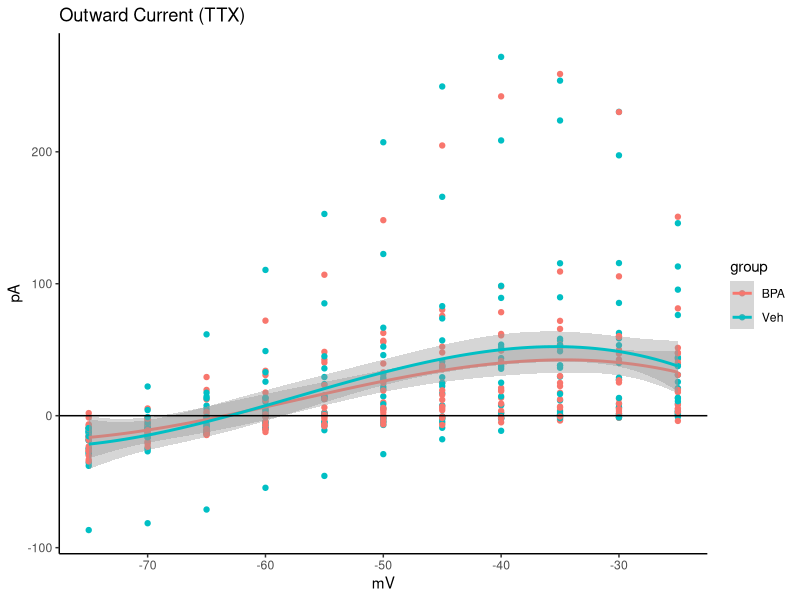
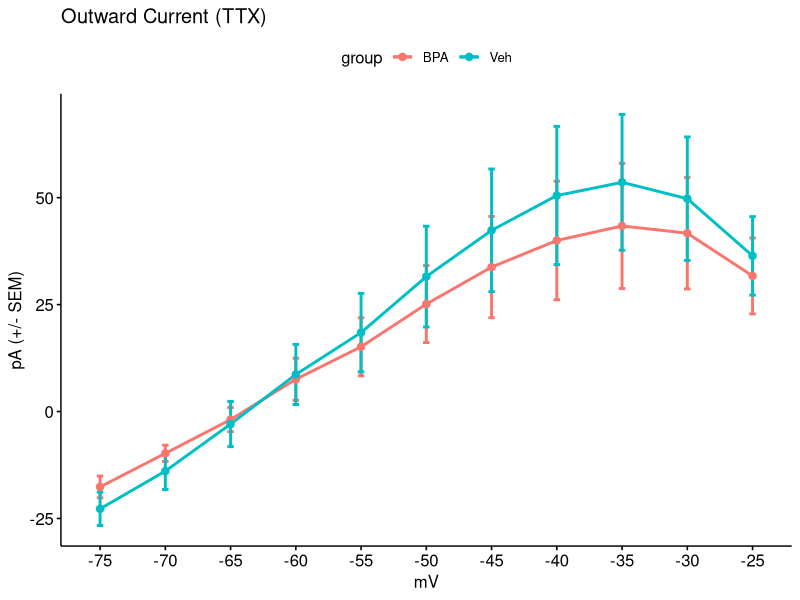
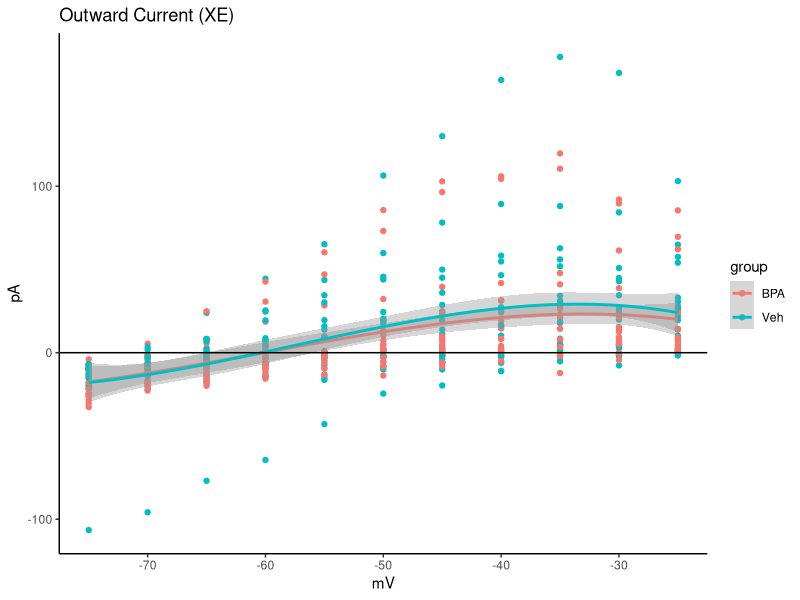
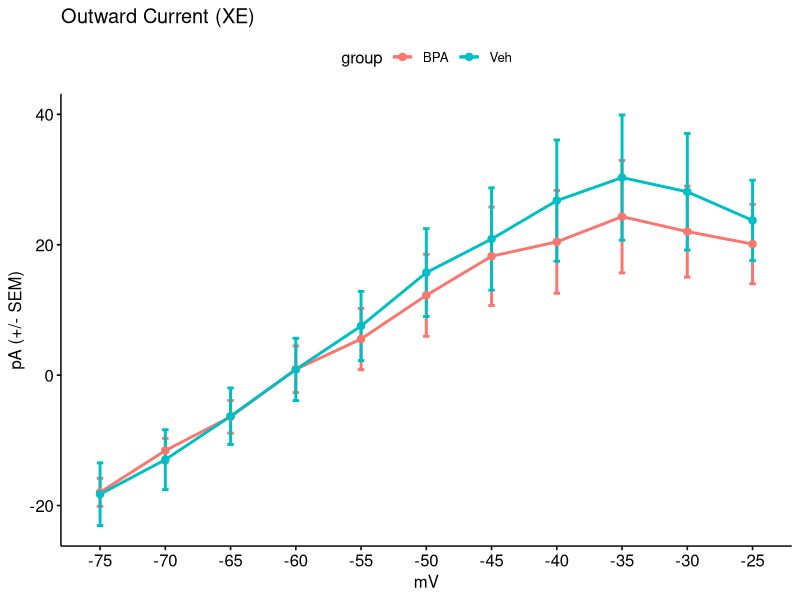
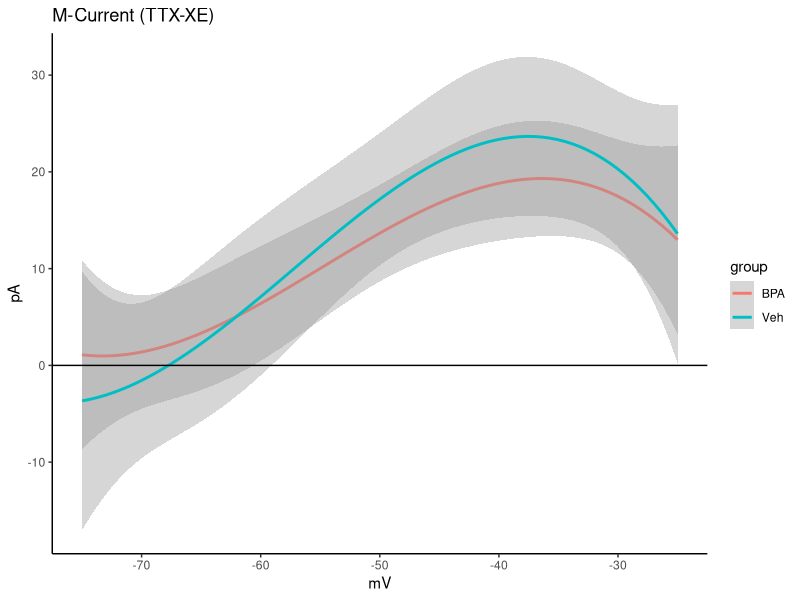
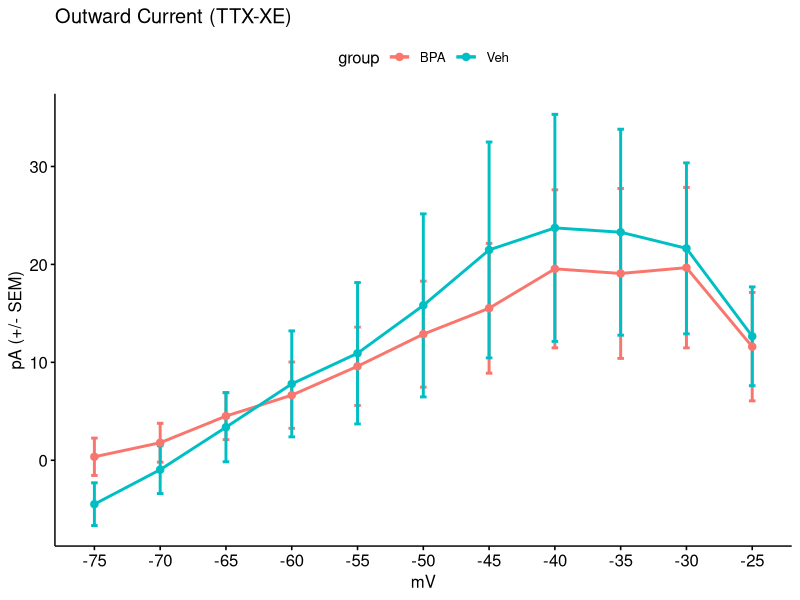
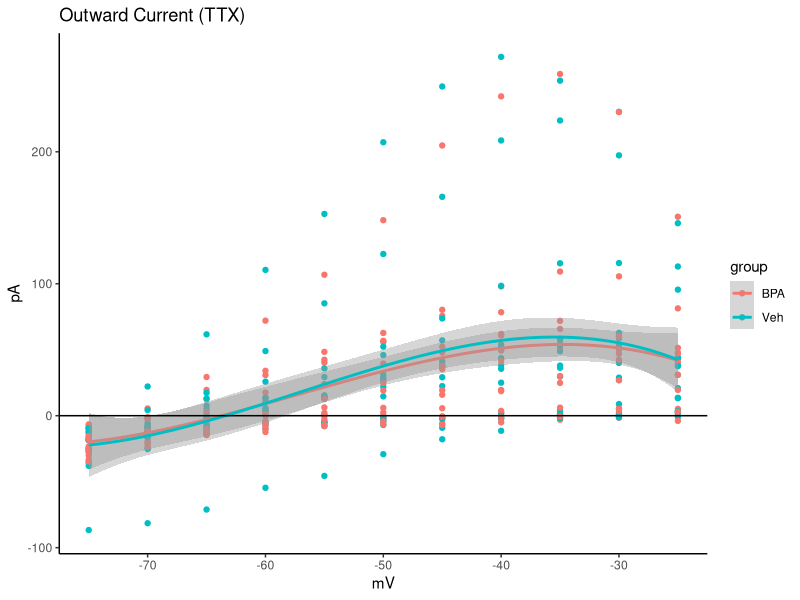
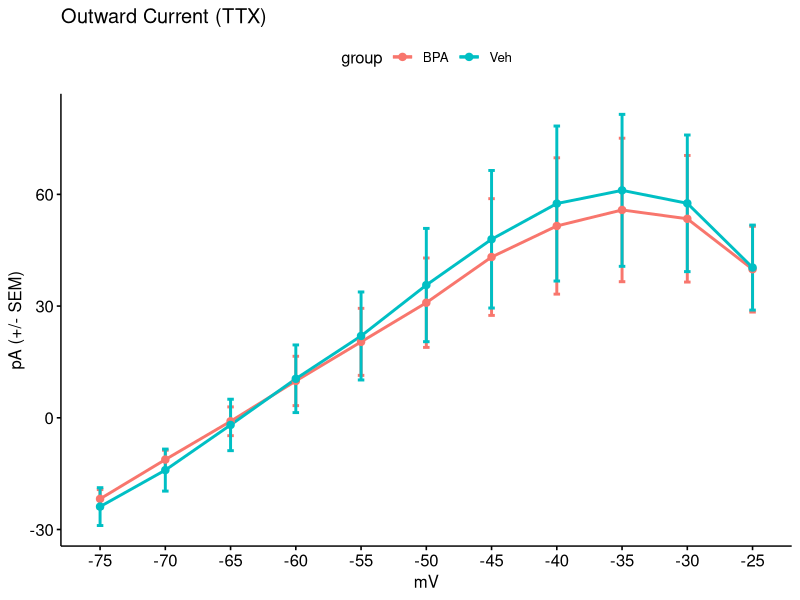

The R script that drew these images, in order:


# M-current

library(Matrix)
library(lme4)
library(lmerTest)
library(tidyverse)
library(ggpubr)
library(car)


rie <- read.csv("rawdata/rmp-impre-epsc-data.csv")
rie$subslice <- paste(rie$subject, rie$slice, sep = "")
rie <- rie %>% relocate(subslice)
mcd <- read.csv("rawdata/mc-data.csv")

rie.id <- rie %>% select(subslice,group)

tmcd <- as.data.frame(t(mcd))

names(tmcd) <- lapply(tmcd[1, ], as.character)
tmcd <- tmcd[-1,]
tmcd1 <- tibble::rownames_to_column(tmcd, "ID")


tmcd2 <- tmcd1 %>%
  separate(ID, into = c("mc.tp", "subject"), sep = "_", remove = TRUE) %>%
  select(subject, everything()) %>%
  separate(mc.tp, into = c("drug", "tp"), sep = "\\.", remove = TRUE) %>%
  select(subject, everything()) %>% 
  rename(subslice = subject)

mcd3 <- left_join(rie.id,tmcd2, by="subslice")

mcd4 <- mcd3[!is.na(mcd3$drug),]




mc.pro <- mcd4 %>%
  filter(tp %in% c("Y1", "Y2", "Y3", "Y4")) %>%
  mutate(
    drug_group = case_when(
      drug %in% c("TTX1", "TTX2") ~ "TTX",
      drug %in% c("XE1", "XE2") ~ "XE",
      TRUE ~ NA_character_
    ),
    group = group
  ) %>%
  pivot_longer(cols = 5:15) %>%
  # Remove NA values before calculations
  filter(!is.na(value)) %>%
  mutate(period = if_else(tp %in% c("Y1", "Y2"), "Y1Y2", "Y3Y4")) %>%
  group_by(subslice, group, drug_group, period, name) %>%
  summarise(
    avg = mean(value, na.rm = TRUE),  # na.rm for additional protection
    .groups = "drop"
  ) %>%
  pivot_wider(names_from = period, values_from = avg) %>%
  mutate(
    diff = if_else(
      is.na(Y1Y2) | is.na(Y3Y4),
      NA_real_,  # Return NA if either period is completely missing
      Y1Y2 - Y3Y4
    )
  ) %>%
  group_by(subslice, group, drug_group, name) %>%
  summarise(
    avg_diff = mean(diff, na.rm = TRUE),  # Will ignore NA diffs
    .groups = "drop"
  ) %>%
  pivot_wider(names_from = name, values_from = avg_diff) %>%
  rename(drug = drug_group)



mcpro.long <- mc.pro %>% 
  pivot_longer(col = c(4:14), names_to = "mV", values_to = "pA")
mcpro.long$mV <- as.numeric(mcpro.long$mV)
mcpro.long$group <- as.factor(mcpro.long$group)


mc.diff <- mc.pro %>%
  select(subslice, group, drug, 4:14) %>%  # Select relevant columns
  pivot_longer(cols = -(1:3), names_to = "variable") %>%
  pivot_wider(names_from = drug, values_from = value) %>%
  mutate(MC = TTX - XE) %>%
  select(subslice, group, variable, MC) %>%
  pivot_wider(names_from = variable, values_from = MC)

mc.diff.long <- mc.diff %>% 
  pivot_longer(col = c(3:13), names_to = "mV", values_to = "pA")
mc.diff.long$mV <- as.numeric(mc.diff.long$mV)
mc.diff.long$group <- as.factor(mc.diff.long$group)



# First, identify which subslice values to exclude
subslices_to_exclude <- rie %>%
  filter(RMP.xe > -40) %>%
  pull(subslice) %>%
  unique()

# Then filter both dataframes to exclude those subslices
mcpro.long_filtered <- mcpro.long %>%
  filter(!subslice %in% subslices_to_exclude)

mc.diff.long_filtered <- mc.diff.long %>%
  filter(!subslice %in% subslices_to_exclude)





mcpro.long %>% 
  filter(drug == "TTX") %>% 
  ggplot(., aes(mV, pA, color = group)) +
    geom_point() +
    geom_smooth(method = lm, formula = y ~ splines::bs(x, 3), se = T) +
  theme_classic() +
  ggtitle("Outward Current (TTX)")+ 
  geom_hline(yintercept=0)
#save 800x450

mcpro.long %>% 
  filter(drug == "TTX") %>% 
  ggline(., x = "mV", y = "pA", add = "mean_se", group="group", color="group", size=1, ylab = "pA (+/- SEM)")+
  stat_compare_means(aes(group = group, label=..p.adj..), method="t.test", label = "p.signif", 
                     symnum.args = list(cutpoints = c(0, 0.001, 0.01, 0.05, 1), 
                                        symbols = c( "***", "**", "*", "")),
                     label.y= 40 , size=8) +
  ggtitle("Outward Current (TTX)")
#700x400




mcpro.long %>% 
  filter(drug == "XE") %>% 
  ggplot(., aes(mV, pA, color = group)) +
  geom_point() +
  geom_smooth(method = lm, formula = y ~ splines::bs(x, 3), se = T) +
  theme_classic() +
  ggtitle("Outward Current (XE)")+ 
  geom_hline(yintercept=0)
#save 800x450


mcpro.long %>% 
  filter(drug == "XE") %>% 
  ggline(., x = "mV", y = "pA", add = "mean_se", group="group", color="group", size=1, ylab = "pA (+/- SEM)")+
  stat_compare_means(aes(group = group, label=..p.adj..), method="t.test", label = "p.signif", 
                     symnum.args = list(cutpoints = c(0, 0.001, 0.01, 0.05, 1), 
                                        symbols = c( "***", "**", "*", "")),
                     label.y= 40 , size=8) +
ggtitle("Outward Current (XE)")
#700x400


ggplot(mc.diff.long, aes(mV, pA, color = group)) +
#  geom_point() +
  geom_smooth(method = lm, formula = y ~ splines::bs(x, 3), se = T) +
  theme_classic() +
  ggtitle("M-Current (TTX-XE)") + 
  geom_hline(yintercept=0)
#save 800x450

ggline(mc.diff.long, x = "mV", y = "pA", add = "mean_se", group="group", color="group", size=1, ylab = "pA (+/- SEM)")+
  stat_compare_means(aes(group = group, label=..p.adj..), method="t.test", label = "p.signif", 
                     symnum.args = list(cutpoints = c(0, 0.001, 0.01, 0.05, 1), 
                                        symbols = c( "***", "**", "*", "")),
                     label.y= 30 , size=8) +
  ggtitle("Outward Current (TTX-XE)")
#700x400







####FILTERED ANALYSES WHERE ONLY RMP REMAINED < -40mV AT END OF RECORDING

mcpro.long_filtered %>% 
  filter(drug == "TTX") %>% 
  ggplot(., aes(mV, pA, color = group)) +
  geom_point() +
  geom_smooth(method = lm, formula = y ~ splines::bs(x, 3), se = T) +
  theme_classic() +
  ggtitle("Outward Current (TTX)")+ 
  geom_hline(yintercept=0)
#save 800x450

mcpro.long_filtered %>% 
  filter(drug == "TTX") %>% 
  ggline(., x = "mV", y = "pA", add = "mean_se", group="group", color="group", size=1, ylab = "pA (+/- SEM)")+
  stat_compare_means(aes(group = group, label=..p.adj..), method="t.test", label = "p.signif", 
                     symnum.args = list(cutpoints = c(0, 0.001, 0.01, 0.05, 1), 
                                        symbols = c( "***", "**", "*", "")),
                     label.y= 40 , size=8) +
  ggtitle("Outward Current (TTX)")
#700x400




mcpro.long_filtered %>% 
  filter(drug == "XE") %>% 
  ggplot(., aes(mV, pA, color = group)) +
  geom_point() +
  geom_smooth(method = lm, formula = y ~ splines::bs(x, 3), se = T) +
  theme_classic() +
  ggtitle("Outward Current (XE)")+ 
  geom_hline(yintercept=0)
#save 800x450


mcpro.long_filtered %>% 
  filter(drug == "XE") %>% 
  ggline(., x = "mV", y = "pA", add = "mean_se", group="group", color="group", size=1, ylab = "pA (+/- SEM)")+
  stat_compare_means(aes(group = group, label=..p.adj..), method="t.test", label = "p.signif", 
                     symnum.args = list(cutpoints = c(0, 0.001, 0.01, 0.05, 1), 
                                        symbols = c( "***", "**", "*", "")),
                     label.y= 40 , size=8) +
  ggtitle("Outward Current (XE)")
#700x400


ggplot(mc.diff.long_filtered, aes(mV, pA, color = group)) +
  geom_point() +
  geom_smooth(method = lm, formula = y ~ splines::bs(x, 3), se = T) +
  theme_classic() +
  ggtitle("M-Current (TTX-XE)") + 
  geom_hline(yintercept=0)
#save 800x450

ggline(mc.diff.long_filtered, x = "mV", y = "pA", add = "mean_se", group="group", color="group", size=1, ylab = "pA (+/- SEM)")+
  stat_compare_means(aes(group = group, label=..p.adj..), method="t.test", label = "p.signif", 
                     symnum.args = list(cutpoints = c(0, 0.001, 0.01, 0.05, 1), 
                                        symbols = c( "***", "**", "*", "")),
                     label.y= 30 , size=8) +
  ggtitle("Outward Current (TTX-XE)")
#700x400


mc.diff.long_filtered %>%
  ggplot(aes(x = mV, y = pA, linetype = group, color = group)) +
  # Line connecting means
  stat_summary(geom = "line", fun = mean, size = 1) +
  # Points at means
  stat_summary(geom = "point", fun = mean, size = 2) +
  # Error bars (mean ± SEM)
  stat_summary(geom = "errorbar", fun.data = mean_se, width = 0.2) +
  geom_hline(yintercept = 0, linetype = "solid", color = "black", size = 0.5) +
  labs(title = "Outward Current (TTX-XE)", y = "pA (+/- SEM)") +
  theme_classic()+
  theme(plot.title = element_text(size = 20)) 

### actual analysis 
mc.diff.long_filtered2 <- mc.diff.long_filtered

mc.diff.long_filtered2$mvsq <- mc.diff.long_filtered2$mV^2


mc.dif.mm.int <- lmer(pA~group * (mV+mvsq) + (1 | subslice), data=mc.diff.long_filtered2, na.action=na.exclude)
summary(mc.dif.mm.int)


mc.dif.mm.main <- lmer(pA~group + mV + mvsq + (1 | subslice), data=mc.diff.long_filtered2, na.action=na.exclude)
summary(mc.dif.mm.main)

## Check for linearity and homoscedasticity
#plot(mc.dif.mm.main, type = c("p", "smooth"))

## Check for normality of residuals
#qqnorm(resid(mc.dif.mm.main))
#qqline(resid(mc.dif.mm.main))
##theyre *fine*

###### it sure seems like there is no M-Current difference. hmmm. correlation time. extract -30mV M-current pA and attach to rie

# rie2 <- mc.diff.long_filtered %>% 
#   filter(mV == -35) %>% 
#   rename(max_MC_pA = pA) %>% 
#   select(1,2,4) %>% 
#   left_join(rie,.)
# 
# write.csv(rie2, "rawdata/rie_and_maxMC.csv")
